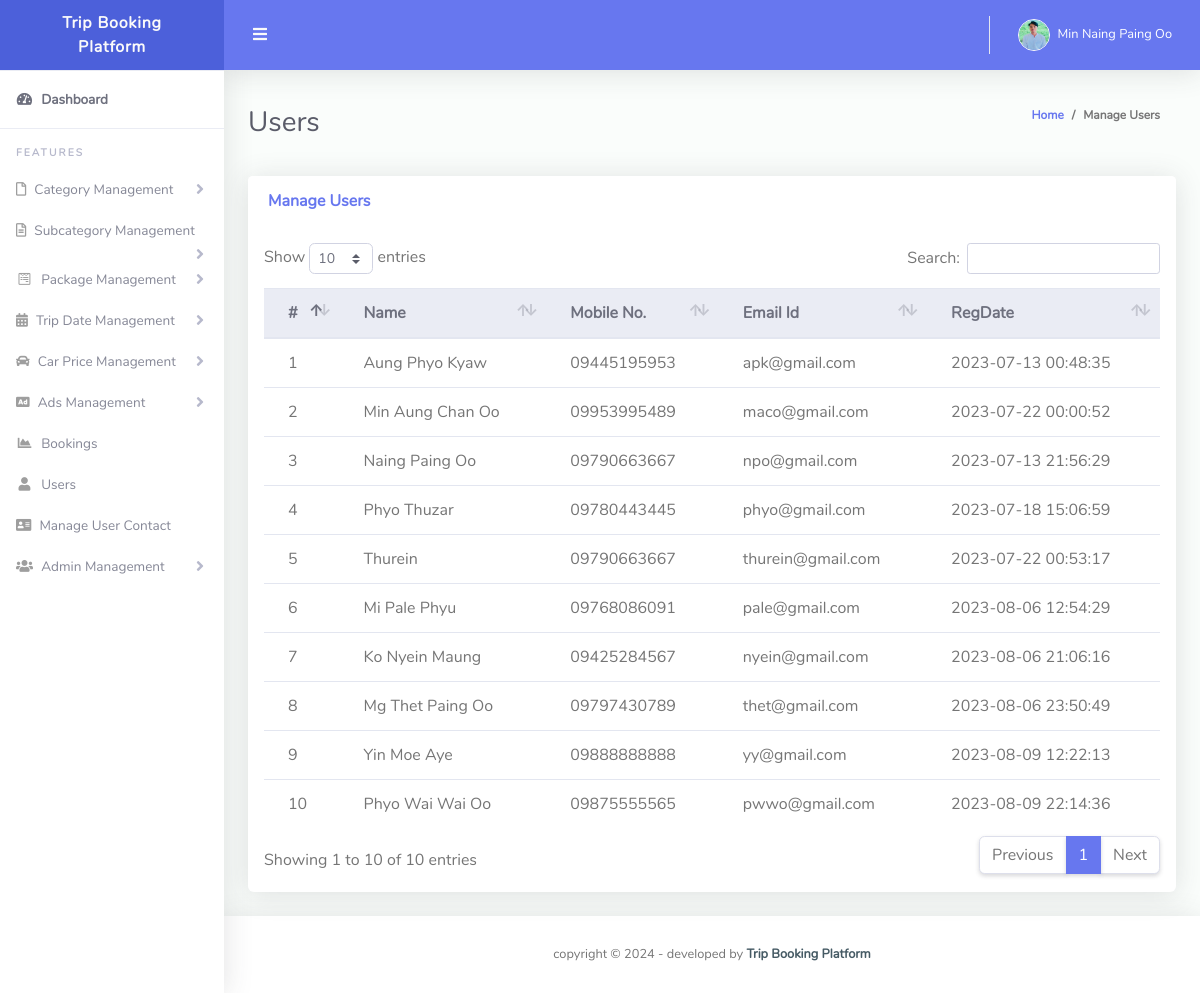
/Admin/manage_users.php (signed in), run on the app's committed database.
### tables this page shows
CREATE TABLE `customer` (
  `Id` int(11) NOT NULL,
  `Name` varchar(50) NOT NULL,
  `Email` varchar(50) NOT NULL,
  `Phone` bigint(11) NOT NULL,
  `Password` varchar(50) NOT NULL,
  `Create_Date` datetime NOT NULL DEFAULT current_timestamp()
);

### Admin/manage_users.php (the view, shortened to what this page needs)
<!DOCTYPE html>
<html lang="en">
<head>
  <link href="vendor/fontawesome-free/css/all.min.css" rel="stylesheet" type="text/css">
  <link href="vendor/bootstrap/css/bootstrap.min.css" rel="stylesheet" type="text/css">
  <link href="css/ruang-admin.min.css" rel="stylesheet">
  <link href="vendor/datatables/dataTables.bootstrap4.min.css" rel="stylesheet">
</head>
<body id="page-top">
  <div id="wrapper">
    <?php include('includes/sidebar.php');?>
    <div id="content-wrapper" class="d-flex flex-column">
      <div id="content">
        <?php include('includes/header.php');?>
        <div class="container-fluid" id="container-wrapper">
          <div class="d-sm-flex align-items-center justify-content-between mb-4">
            <h1 class="h3 mb-0 text-gray-800">Users</h1>
            <ol class="breadcrumb">
              <li class="breadcrumb-item"><a href="index.php">Home</a></li>
              <li class="breadcrumb-item active" aria-current="page">Manage Users</li>
            </ol>
          </div>
          <div class="row">
            <div class="col-lg-12">
              <div class="card mb-4">
                <div class="card-header py-3 d-flex flex-row align-items-center justify-content-between">
                  <h6 class="m-0 font-weight-bold text-primary">Manage Users</h6>
                </div>
                <div class="table-responsive p-3">
                  <table class="table align-items-center table-flush table-hover" id="dataTableHover">
                    <thead class="thead-light">
                      <tr>
                        <th>#</th>
                        <th>Name</th>
                        <th>Mobile No.</th>
                        <th>Email Id</th>
                        <th>RegDate</th>
                      </tr>
                    </thead>
                    <tbody>
                      <?php
                      $cn=mysqli_connect("localhost","root","","trip");
                      $sql = "SELECT * from customer";
                      $result=mysqli_query($cn,$sql);
                      $cnt=1;
                      while($data=mysqli_fetch_array($result))
                      {
                          ?>
                          <tr>
                            <td><?php echo $cnt ; ?></td>
                            <td><?php echo $data[1];?></td>
                            <td>0<?php echo $data[3];?></td>
                            <td><?php echo $data[2];?></td>
                            <td><?php echo $data[5];?></td>
                          </tr>
                          <?php $cnt=$cnt+1;
                      }?>
                    </tbody>
                  </table>
                </div>
              </div>
            </div>
          </div>
        </div>
      </div>
      <?php include('includes/footer.php');?>
    </div>
  </div>
</body>
</html>

### Admin/includes/header.php (shortened to what this page needs)
 <nav class="navbar navbar-expand navbar-light bg-navbar topbar mb-4 static-top">
  <button id="sidebarToggleTop" class="btn btn-link rounded-circle mr-3">
    <i class="fa fa-bars"></i>
  </button>
  <ul class="navbar-nav ml-auto">
    <li class="nav-item dropdown no-arrow">
      <?php
      $cn=mysqli_connect("localhost","root","","trip");
      $aid=$_SESSION['aid'];
      $s="select * from admin where Id='".$aid."'";
      $result=mysqli_query($cn,$s);
      while($data=mysqli_fetch_array($result))
      {
      ?>
          <a class="nav-link dropdown-toggle" href="#" id="userDropdown" role="button" data-toggle="dropdown" aria-haspopup="true" aria-expanded="false">
           <?php
           if($data[7]=="avatar15.jpg")
           {
            ?>
            <img class="img-profile rounded-circle"src="img/avatar15.jpg" style="max-width: 60px">
            <?php
          } else {
            ?>
            <img class="img-profile rounded-circle" src="profileimages/<?php  echo $data[7];?>" style="max-width: 60px">
            <?php
          } ?>
          <span class="ml-2 d-none d-lg-inline text-white small"><?php  echo $data[4];?></span>
        </a>
        <?php
      }
     ?>
  </li>
</ul>
</nav>

### data on the page
customer: Name "Aung Phyo Kyaw", Phone "9445195953", Email "apk@gmail.com", Create_Date "2023-07-13 00:48:35"
customer: Name "Min Aung Chan Oo", Phone "9953995489", Email "maco@gmail.com", Create_Date "2023-07-22 00:00:52"
customer: Name "Naing Paing Oo", Phone "9790663667", Email "npo@gmail.com", Create_Date "2023-07-13 21:56:29"
customer: Name "Phyo Thuzar", Phone "9780443445", Email "phyo@gmail.com", Create_Date "2023-07-18 15:06:59"
customer: Name "Thurein", Phone "9790663667", Email "thurein@gmail.com", Create_Date "2023-07-22 00:53:17"
customer: Name "Mi Pale Phyu", Phone "9768086091", Email "pale@gmail.com", Create_Date "2023-08-06 12:54:29"
customer: Name "Ko Nyein Maung", Phone "9425284567", Email "nyein@gmail.com", Create_Date "2023-08-06 21:06:16"
customer: Name "Mg Thet Paing Oo", Phone "9797430789", Email "thet@gmail.com", Create_Date "2023-08-06 23:50:49"
customer: Name "Yin Moe Aye", Phone "9888888888", Email "yy@gmail.com", Create_Date "2023-08-09 12:22:13"
customer: Name "Phyo Wai Wai Oo", Phone "9875555565", Email "pwwo@gmail.com", Create_Date "2023-08-09 22:14:36"

### other printed values
$data[4] "Min Naing Paing Oo"
